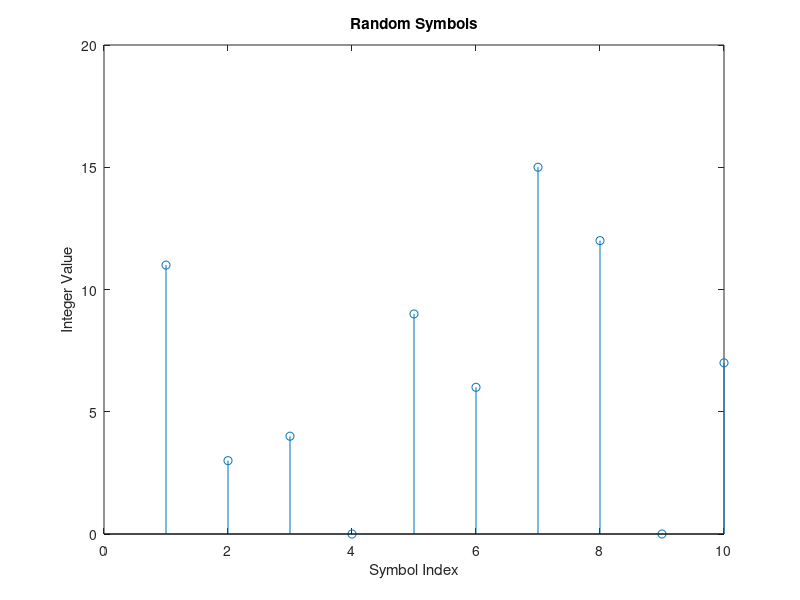
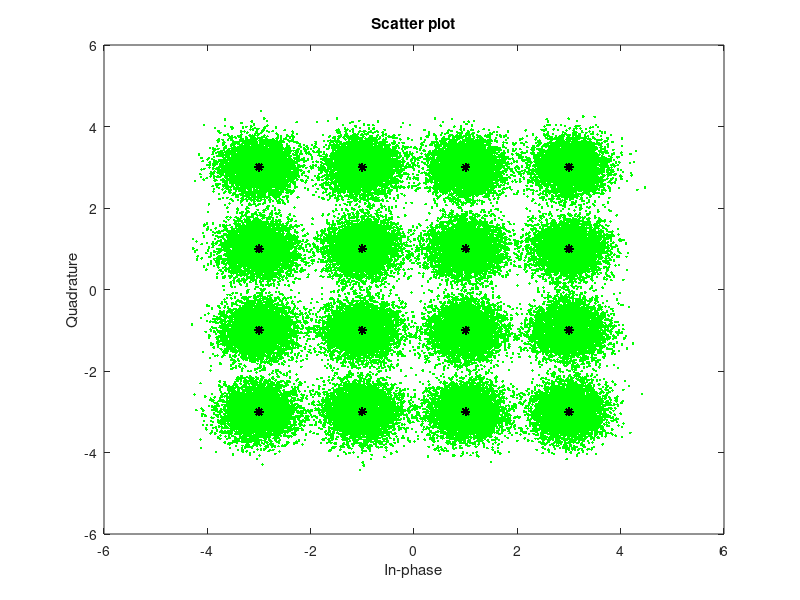
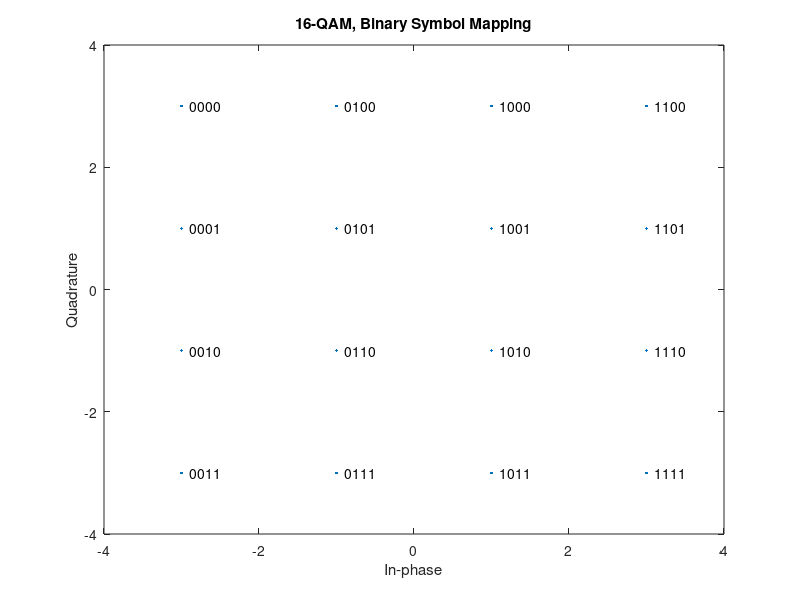
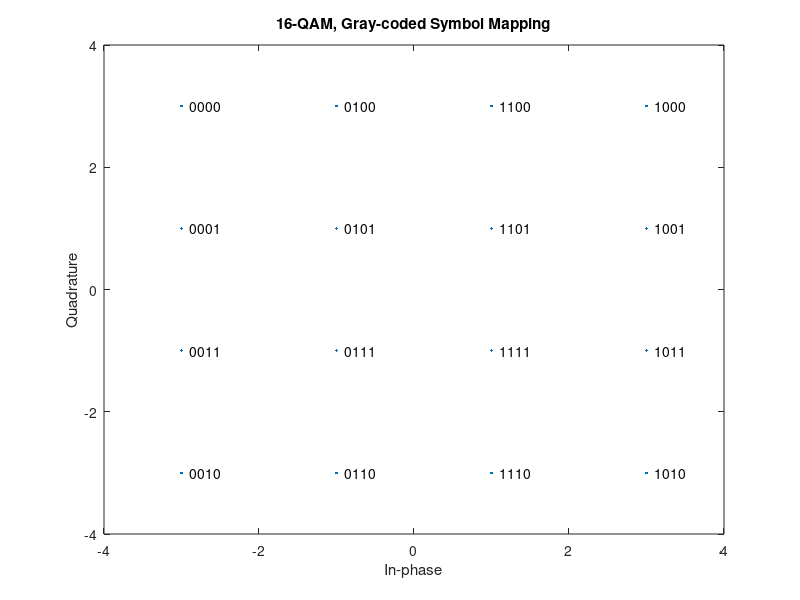

The MATLAB source for these figures, in order: (Note: this script raises an error after producing the figures.)
%% this example process a binary data stream using a communication system that consists of 
%  a baseband modulator, channel, and demodulator. 
%% The system's bit error rate (BER) is computed and the transmitted and received signals 
%  are displayed in a constellation diagram.
% ********************************************

% the qammod function dose not apply pulse shaping
clc;
clear;
close all;
M = 16; 		% Size of signal constellation
k = log2(M);	% number of bits per symbol
n = 3e5;		% numberi of bits to process
numSamplePerSymbol = 1; % oversampling factor

rng default;    % use default random number generator
dataIn = randi([0 1],n,1); %generate vector of binary data

% plot the first 40 bits in a stem plot
stem(1:40,dataIn(1:40),'filled');
title('random bits');
xlabel('Bit index');
ylabel('Binary value');


% convert teh binary signal to an integer-valued signal
dataInMatrix = reshape(dataIn,length(dataIn)/k,k);
dataSymbolsIn = bi2de(dataInMatrix);

% plot the first 10 symbols
stem(dataSymbolsIn(1:10));
title('Random Symbols');
xlabel('Symbol Index');
ylabel('Integer Value');

% Modulate using 16-QAM
dataMod = qammod(dataSymbolsIn,M,'bin');		%binary coding, phase offset = 0
dataModG = qammod(dataSymbolsIn,M);				% Gray coding, Phase offset = 0;

%sPlotFig = scatterplot(dataMod,1,0,'r.');

% calculate the SNR when the channel has an Eb/N0 = 10 dB.
EbNo = 10;
snr = EbNo + 10*log10(k) - 10*log10(numSamplePerSymbol);

% pass the signal through AWGN channel
receivedSignal = awgn(dataMod,snr,'measured');
receivedSignalG = awgn(dataModG,snr,'measured');

% create the constellation diagram
sPlotFig = scatterplot(receivedSignal,1,0,'g.');
hold on;
scatterplot(dataMod,1,0,'k*',sPlotFig);

% demodulate 16-QAM
dataSymbolsOut = qamdemod(receivedSignal,M,'bin');
dataSymbolsOutG = qamdemod(receivedSignalG,M);

% convert the integer-valued signal to binary signal
dataOutMatrix = de2bi(dataSymbolsOut,k);
dataOut = dataOutMatrix(:);
dataOutMatrixG = de2bi(dataSymbolsOutG,k);
dataOutG = dataOutMatrixG(:);

% compute teh system BER
[numErrors,ber] = biterr(dataIn,dataOut);
fprintf('\nThe binary coding bit error rate = %5.2e, base on %d errors(total bits %d)\n', ber, numErrors,n);

[numErrorsG,berG] = biterr(dataIn,dataOutG);
fprintf('\nThe binary coding bit error rate = %5.2e, base on %d errors(total bits %d)\n', berG, numErrorsG,n);


% plot signal constellations 画出信号调制星座图
M = 16;                         % Modulation order
x = (0:15)';                    % Integer input

y1 = qammod(x,16,'bin');
scatterplot(y1)
text(real(y1)+0.1, imag(y1), dec2bin(x))
title('16-QAM, Binary Symbol Mapping')
axis([-4 4 -4 4])

y2 = qammod(x,16,'gray');  % 16-QAM output, Gray-coded
scatterplot(y2)
text(real(y2)+0.1, imag(y2), dec2bin(x))
title('16-QAM, Gray-coded Symbol Mapping')
axis([-4 4 -4 4])

% pulse shaping using a rasied consine filter (a pair of square-root raised consine (RRC) filter)
% 平方根升余弦滤波器（RRC）
% 用来做signal shaping的，目的在一定的带宽要求下，尽量减少码间串扰（ISI）
% 匹配滤波的目标也是为了修正ISI带来的信号畸变。
% 升余弦滚降信号用来消除码间串扰，实际实现时采用的方式是由发送端的基带成形滤波器和接收端的匹配滤波器
% 两个环节共同实现。传输系统的传递函数为二者的乘积，所以每个环节均为平方根升余弦滤波器，这样可以降低滤波器的是实现难度

% 在数字通信中，实际发射出的信号是各个离散样值序列通过成形滤波器后的成形脉冲序列，匹配滤波器是为了使得
% 抽样时刻信噪比最大。
% 在发送端成形滤波器是根余弦滤波器，接收端同样使用根余弦滤波器匹配滤波时，既能够使得抽样时刻信噪比
% 最高（即完成匹配滤波器的作用），又能够在一定的带限平坦信道中不引入码间干扰（满足Nyquist无码间干扰准则）


% establis simulation framework
M = 16;							% size of signal constellation
k = log2(M);					% number of bits per symbol
numBits = 3e5;
numSamplePerSymbol = 4

% create raised consine filter
span = 10;						% filter span in symbols
rolloff = 0.25;					% rolloff factor of filter

rrcFilter = rcosdesign(rolloff,span,numSamplePerSymbol);
fvtool(rrcFilter,'Analysis','Impulse');	% display teh RRC filter response

% BER simulation
rng default;					% use default random number generator
dataIn = randi([0 1], numBits, 1); % generate vector of binary data

dataInMatrix = reshape(dataIn,length(dataIn)/k,k);
dataSymbolsIn = bi2de(dataInMatrix);

dataMod = qammod(dataSymbolsIn,M);

% 滤波器的过采样和欠采样,
txSignal = upfirdn(dataMod,rrcFilter,numSamplePerSymbol,1);

EbNo = 10;
snr = EbNo + 10*log10(k) - 10*log10(numSamplePerSymbol);

% pass the signal through an AWGN channel
rxSignal = awgn(txSignal,snr,'measured');

rxFiltSignal = upfirdn(rxSignal,rrcFilter,1,numSamplePerSymbol);
rxFiltSignal = rxFiltSignal(span+1:end-span);

dataSymbolsOut = qamdemod(rxFiltSignal,M);

dataOutMatrix = de2bi(dataSymbolsOut,k);
dataOut = dataOutMatrix(:);

% 从结果分析，错误比特差不多
[numErrors, ber] = biterr(dataIn, dataOut);
fprintf('\nThe bit error rate = %5.2e, based on %d errors\n', ...
    ber, numErrors);

% create a scatter plot of the received signal before and after filtering
h = scatterplot(sqrt(numSamplePerSymbol)*...
    rxSignal(1:numSamplePerSymbol*5e3),...
    numSamplePerSymbol,0,'g.');
hold on;
scatterplot(rxFiltSignal(1:5e3),1,0,'kx',h);
title('Received Signal, Before and After Filtering');
legend('Before Filtering','After Filtering');
axis([-5 5 -5 5]); % Set axis ranges
hold off;



%% error correction using a convolutional code (纠错)
clc;
clear;
close all;
% establish simulation framework
M = 16;
k = log2(M);
numBits = 1e5;				% 比特数，每四个比特为一个码
numSamplePerSymbol = 4; 	% 每个码采样率

rng default;
dataIn = randi([0 1], numBits,1);

% define a convolutional coding trellis for a rate 2/3 code
tPoly = poly2trellis([5 4],[23 35 0; 0 5 13]);
codeRate = 2/3;
dataEnc = convenc(dataIn,tPoly);

dataEncMatrix = reshape(dataEnc,length(dataEnc)/k,k);
dataSymbolsIn = bi2de(dataEncMatrix);

dataMod = qammod(dataSymbolsIn,M);

% create raised consine filter
span = 10;						% filter span in symbols
rolloff = 0.25;					% rolloff factor of filter

rrcFilter = rcosdesign(rolloff,span,numSamplePerSymbol);

txSignal = upfirdn(dataMod,rrcFilter,numSamplePerSymbol,1);

EbNo = 10;
snr = EbNo + 10*log10(k) - 10*log10(numSamplePerSymbol);

% pass the signal through an AWGN channel
rxSignal = awgn(txSignal,snr,'measured');

rxFiltSignal = upfirdn(rxSignal,rrcFilter,1,numSamplePerSymbol);
rxFiltSignal = rxFiltSignal(span+1:end-span);

dataSymbolsOut = qamdemod(rxFiltSignal,M);

dataOutMatrix = de2bi(dataSymbolsOut,k);
codedDataOut = dataOutMatrix(:);
traceBack = 16;
numCodeWords = floor(length(codedDataOut)*2/3);
dataOut = vitdec(codedDataOut(1:numCodeWords*3/2),tPoly,traceBack,'cont','hard');

decDelay = 2*traceBack;                                     % Decoder delay, in bits
[numErrors, ber] = ...
   biterr(dataIn(1:end-decDelay),dataOut(decDelay+1:end));       

fprintf('\nThe bit error rate = %5.2e, based on %d errors\n', ...
    ber, numErrors)